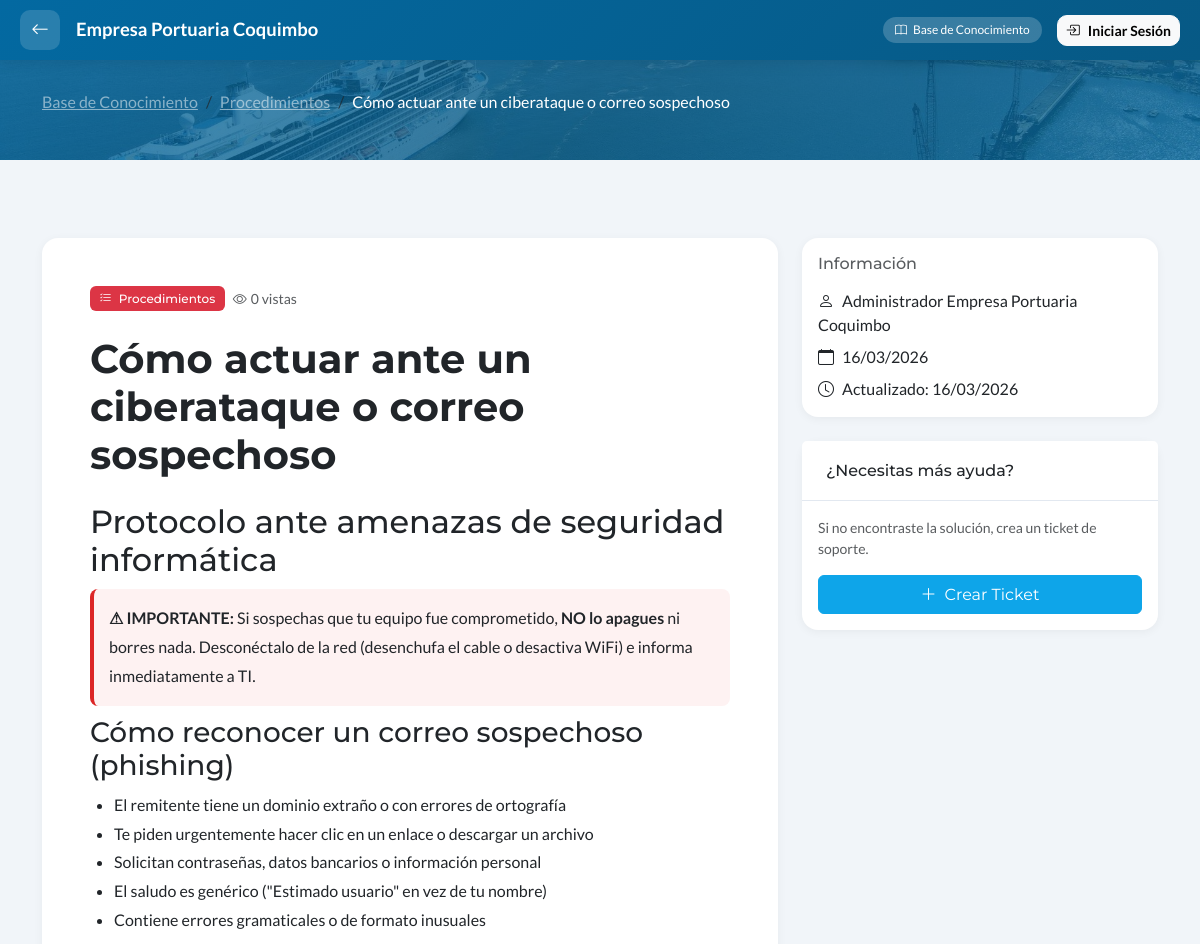
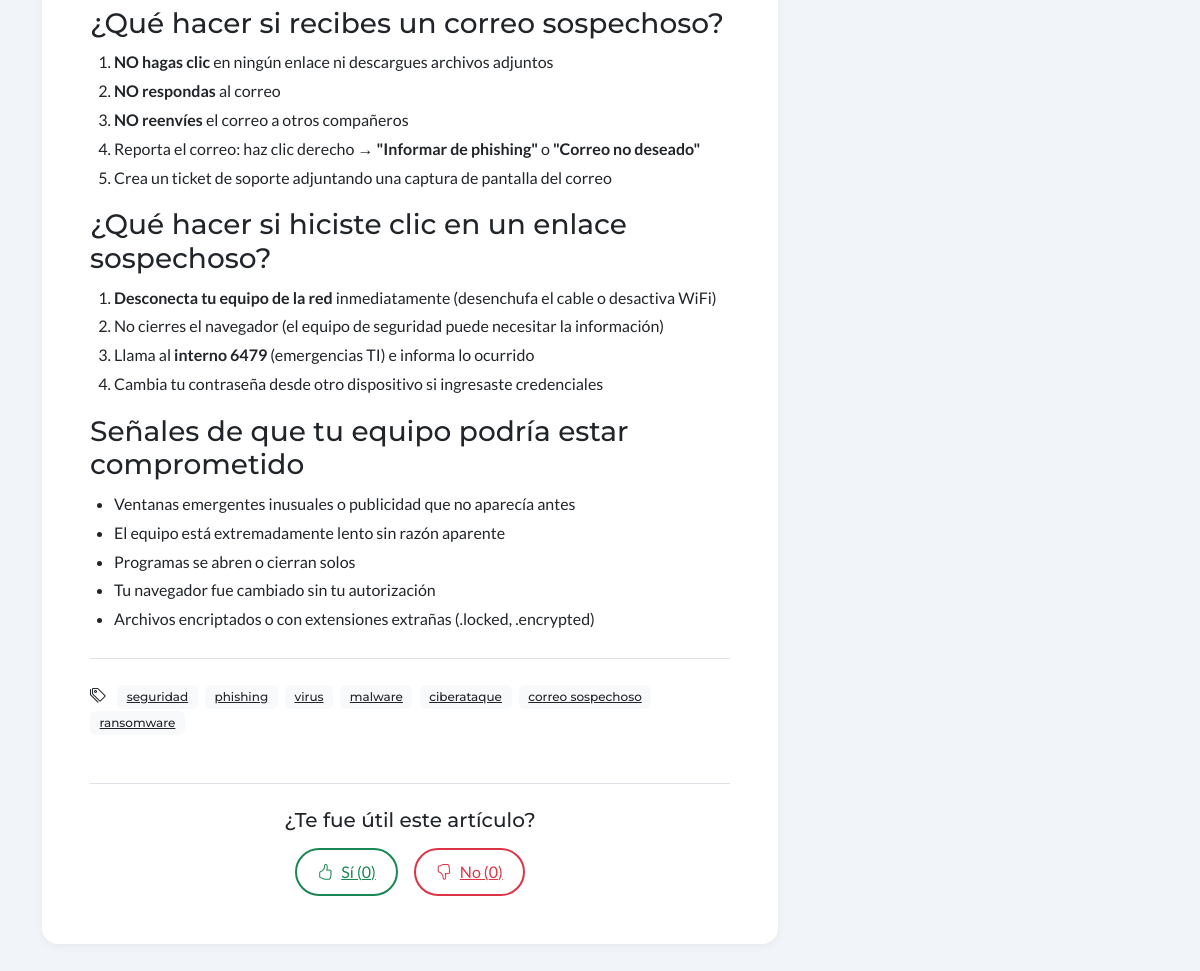
The app's page /base_conocimiento.php?article=10, older data (2 pictures, top to bottom).
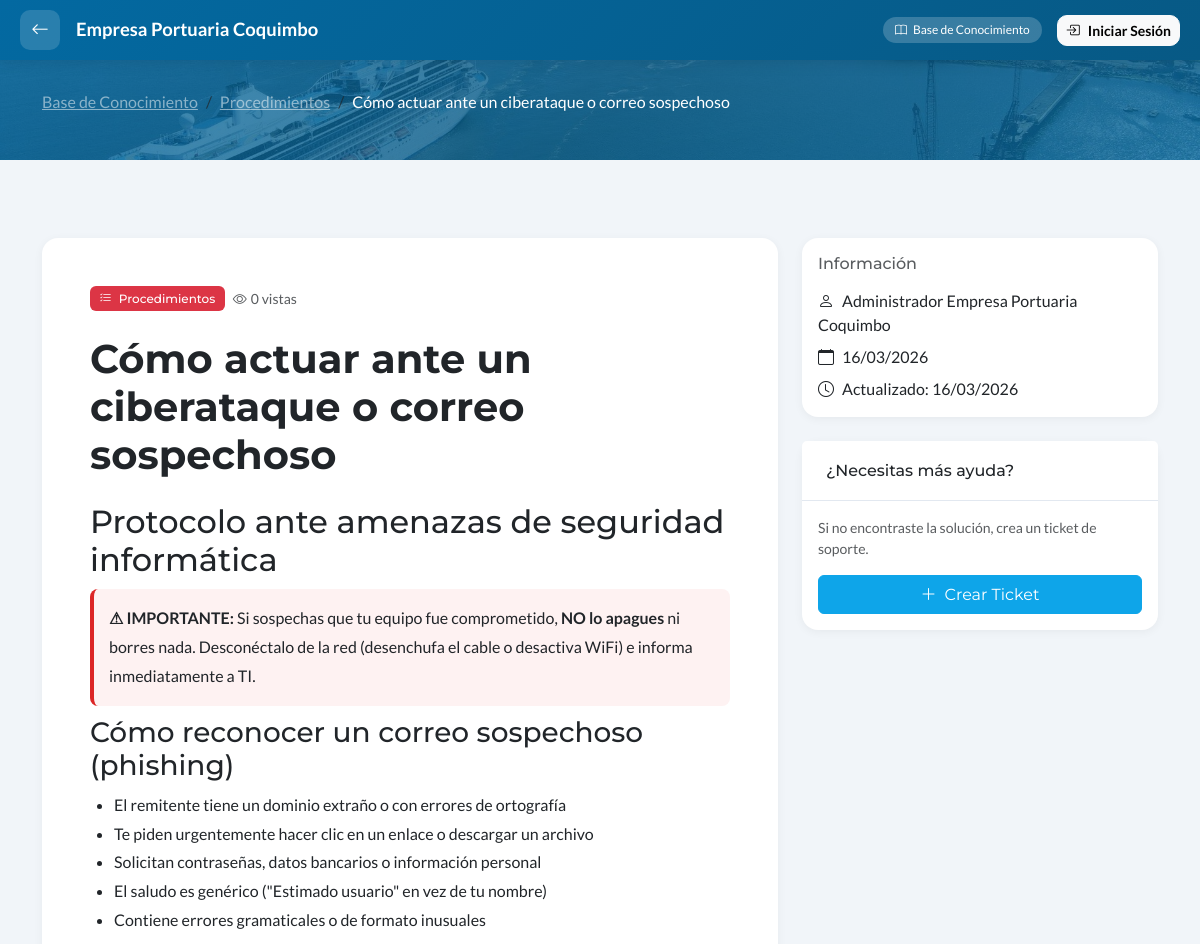
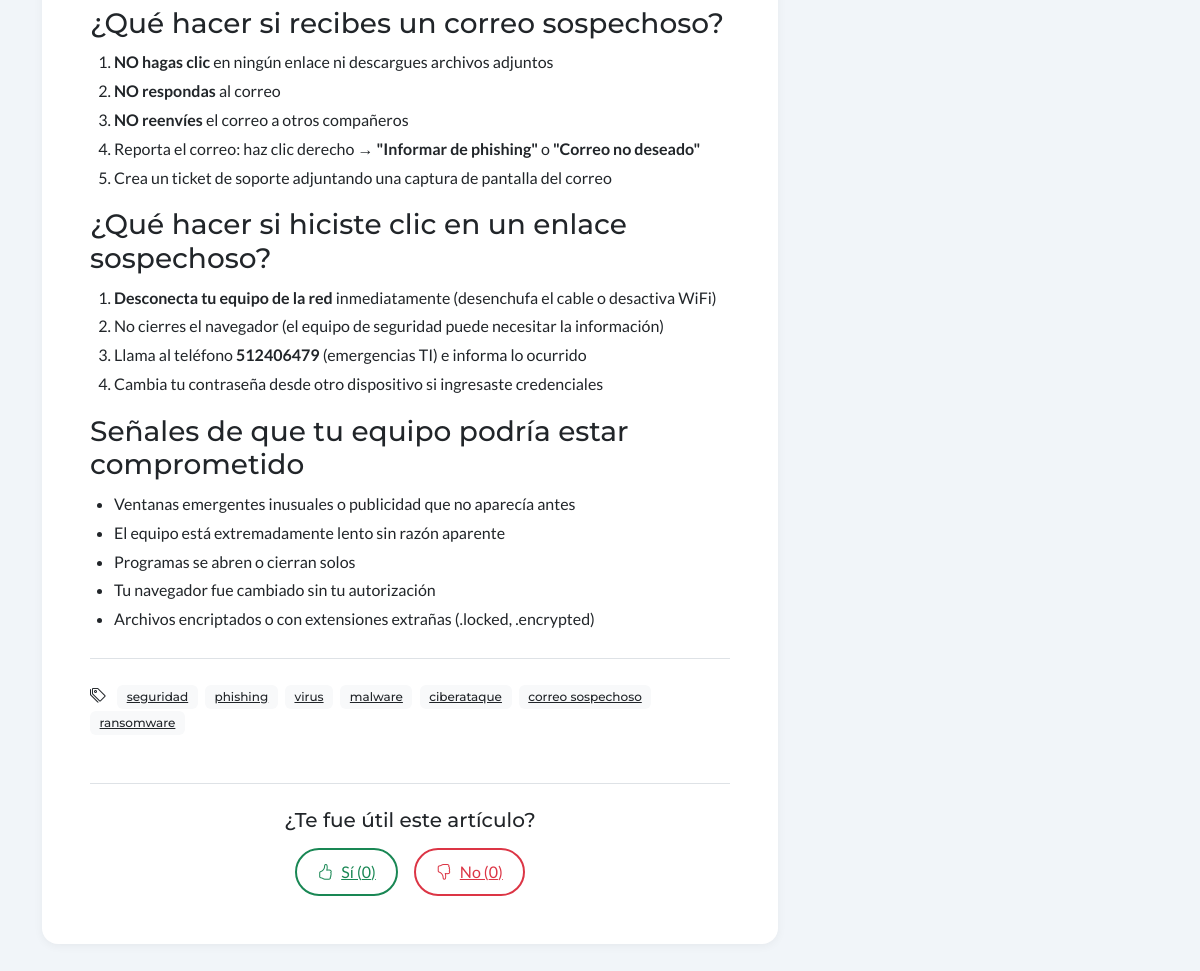
The same page, newer data (2 pictures, top to bottom).
### tables this page shows
CREATE TABLE IF NOT EXISTS knowledge_base (
    id INT AUTO_INCREMENT PRIMARY KEY,
    title VARCHAR(200) NOT NULL,
    slug VARCHAR(200) NOT NULL UNIQUE,
    content TEXT NOT NULL,
    excerpt VARCHAR(500) DEFAULT NULL,
    category ENUM('hardware', 'software', 'red', 'acceso', 'general', 'procedimientos') DEFAULT 'general',
    tags VARCHAR(500) DEFAULT NULL,
    author_id INT DEFAULT NULL,
    views INT DEFAULT 0,
    helpful_yes INT DEFAULT 0,
    helpful_no INT DEFAULT 0,
    is_published TINYINT(1) DEFAULT 1,
    is_featured TINYINT(1) DEFAULT 0,
    related_articles VARCHAR(200) DEFAULT NULL,
    created_at TIMESTAMP DEFAULT CURRENT_TIMESTAMP,
    updated_at TIMESTAMP DEFAULT CURRENT_TIMESTAMP ON UPDATE CURRENT_TIMESTAMP,
    FOREIGN KEY (author_id) REFERENCES users(id) ON DELETE SET NULL,
    INDEX idx_category (category),
    INDEX idx_published (is_published),
    FULLTEXT INDEX idx_search (title, content, tags)
);

CREATE TABLE IF NOT EXISTS users (
    id INT AUTO_INCREMENT PRIMARY KEY,
    name VARCHAR(100) NOT NULL,
    username VARCHAR(50) NOT NULL UNIQUE,
    email VARCHAR(150) NOT NULL UNIQUE,
    password VARCHAR(255) NOT NULL,
    role ENUM('admin', 'soporte', 'social', 'denuncia', 'user') NOT NULL DEFAULT 'user',
    is_active TINYINT(1) DEFAULT 1,
    last_login TIMESTAMP NULL,
    login_attempts INT DEFAULT 0,
    locked_until TIMESTAMP NULL,
    birthday DATE DEFAULT NULL,
    phone VARCHAR(20) DEFAULT NULL,
    department VARCHAR(100) DEFAULT NULL,
    position VARCHAR(100) DEFAULT NULL,
    avatar VARCHAR(255) DEFAULT NULL,
    bio TEXT DEFAULT NULL,
    created_at TIMESTAMP DEFAULT CURRENT_TIMESTAMP,
    updated_at TIMESTAMP DEFAULT CURRENT_TIMESTAMP ON UPDATE CURRENT_TIMESTAMP,
    INDEX idx_username (username),
    INDEX idx_email (email),
    INDEX idx_role (role)
);

### includes/autenticacion.php (called while the page is built, shortened)
<?php
function isLoggedIn() {
    return isset($_SESSION['logged_in']) && $_SESSION['logged_in'] === true;
}
?>

### public/base_conocimiento.php (the view, shortened to what this page needs)
<?php
require_once '../includes/bootstrap.php';
$user = isLoggedIn() ? getCurrentUser() : null;
$isAdmin = $user && in_array($user['role'], ['admin', 'soporte']);
$article = null;
if (isset($_GET['article'])) {
    $articleId = (int)$_GET['article'];
    $stmt = $pdo->prepare('SELECT kb.*, u.name as author_name FROM knowledge_base kb LEFT JOIN users u ON kb.author_id = u.id WHERE kb.id = ?');
    $stmt->execute([$articleId]);
    $article = $stmt->fetch();
}
$where = $isAdmin ? '1=1' : 'is_published = 1';
$params = [];
$stmt = $pdo->prepare("
    SELECT kb.*, u.name as author_name
    FROM knowledge_base kb
    LEFT JOIN users u ON kb.author_id = u.id
    WHERE $where
    ORDER BY is_featured DESC, views DESC, created_at DESC
");
$stmt->execute($params);
$articles = $stmt->fetchAll();
$categories = [
    'general' => ['name' => 'General', 'icon' => 'info-circle', 'color' => 'secondary'],
    'hardware' => ['name' => 'Hardware', 'icon' => 'pc-display', 'color' => 'primary'],
    'software' => ['name' => 'Software', 'icon' => 'window', 'color' => 'info'],
    'red' => ['name' => 'Red', 'icon' => 'wifi', 'color' => 'success'],
    'acceso' => ['name' => 'Acceso', 'icon' => 'key', 'color' => 'warning'],
    'procedimientos' => ['name' => 'Procedimientos', 'icon' => 'list-check', 'color' => 'danger'],
];
?>
<!DOCTYPE html>
<html lang="es">
<head>
    <link href="https://cdn.jsdelivr.net/npm/bootstrap@5.3.2/dist/css/bootstrap.min.css" rel="stylesheet">
    <link href="https://cdn.jsdelivr.net/npm/bootstrap-icons@1.11.1/font/bootstrap-icons.css" rel="stylesheet">
    <link href="css/intranet.css" rel="stylesheet">
</head>
<body class="<?= $user ? 'has-sidebar' : '' ?>">
    <?php if ($user): ?>
        <?php include '../includes/barra_lateral.php'; ?>
    <?php else: ?>
        <div class="epco-topbar">
            <div class="d-flex align-items-center gap-3">
                <a href="soporte.php" class="topbar-back-btn" title="Volver a Soporte">
                    <i class="bi bi-arrow-left"></i>
                </a>
                <span class="logo-text" style="font-size: 1.15rem; font-weight: 700; color: white;">Empresa Portuaria Coquimbo</span>
            </div>
            <div class="topbar-right">
                <span class="topbar-badge">
                    <i class="bi bi-book"></i>
                    Base de Conocimiento
                </span>
                <a href="iniciar_sesion.php" class="btn btn-light btn-sm d-flex align-items-center gap-2" style="border-radius: 10px; font-weight: 600;">
                    <i class="bi bi-box-arrow-in-right"></i>
                    <span class="d-none d-sm-inline">Iniciar Sesión</span>
                </a>
            </div>
        </div>
    <?php endif; ?>
    <?php if ($article): ?>
    <div class="page-header" style="padding: 30px 0;">
        <div class="container position-relative">
            <nav aria-label="breadcrumb">
                <ol class="breadcrumb mb-3">
                    <li class="breadcrumb-item"><a href="base_conocimiento.php" class="text-white-50">Base de Conocimiento</a></li>
                    <li class="breadcrumb-item"><a href="?category=<?= $article['category'] ?>" class="text-white-50"><?= $categories[$article['category']]['name'] ?? 'General' ?></a></li>
                    <li class="breadcrumb-item active text-white"><?= htmlspecialchars($article['title']) ?></li>
                </ol>
            </nav>
        </div>
    </div>
    <div class="container py-5">
        <div class="row">
            <div class="col-lg-8">
                <div class="card">
                    <div class="card-body p-5">
                        <div class="d-flex align-items-center mb-4">
                            <span class="badge bg-<?= $categories[$article['category']]['color'] ?? 'secondary' ?> me-2">
                                <i class="bi bi-<?= $categories[$article['category']]['icon'] ?? 'info-circle' ?> me-1"></i>
                                <?= $categories[$article['category']]['name'] ?? 'General' ?>
                            </span>
                            <small class="text-muted">
                                <i class="bi bi-eye me-1"></i><?= number_format($article['views']) ?> vistas
                            </small>
                        </div>
                        <h1 class="fw-bold mb-4"><?= htmlspecialchars($article['title']) ?></h1>
                        <div class="article-content">
                            <?= $article['content'] ?>
                        </div>
                        <?php if ($article['tags']): ?>
                        <div class="mt-4 pt-4 border-top">
                            <i class="bi bi-tags me-2"></i>
                            <?php foreach (explode(',', $article['tags']) as $tag): ?>
                            <a href="?search=<?= urlencode(trim($tag)) ?>" class="badge bg-light text-dark me-1"><?= htmlspecialchars(trim($tag)) ?></a>
                            <?php endforeach; ?>
                        </div>
                        <?php endif; ?>
                        <div class="mt-5 pt-4 border-top text-center">
                            <h5 class="mb-3">¿Te fue útil este artículo?</h5>
                            <div class="d-flex justify-content-center gap-3">
                                <a href="?helpful=yes&article_id=<?= $article['id'] ?>" class="helpful-btn border-success text-success">
                                    <i class="bi bi-hand-thumbs-up me-2"></i>Sí (<?= $article['helpful_yes'] ?>)
                                </a>
                                <a href="?helpful=no&article_id=<?= $article['id'] ?>" class="helpful-btn border-danger text-danger">
                                    <i class="bi bi-hand-thumbs-down me-2"></i>No (<?= $article['helpful_no'] ?>)
                                </a>
                            </div>
                        </div>
                    </div>
                </div>
            </div>
            <div class="col-lg-4">
                <div class="card mb-4">
                    <div class="card-body">
                        <h6 class="text-muted mb-3">Información</h6>
                        <p class="mb-2"><i class="bi bi-person me-2"></i><?= htmlspecialchars($article['author_name'] ?? 'Sistema') ?></p>
                        <p class="mb-2"><i class="bi bi-calendar me-2"></i><?= date('d/m/Y', strtotime($article['created_at'])) ?></p>
                        <p class="mb-0"><i class="bi bi-clock me-2"></i>Actualizado: <?= date('d/m/Y', strtotime($article['updated_at'])) ?></p>
                    </div>
                </div>
                <div class="card">
                    <div class="card-header bg-white">
                        <h6 class="mb-0">¿Necesitas más ayuda?</h6>
                    </div>
                    <div class="card-body">
                        <p class="text-muted small">Si no encontraste la solución, crea un ticket de soporte.</p>
                        <a href="crear_ticket.php" class="btn btn-primary w-100">
                            <i class="bi bi-plus-lg me-2"></i>Crear Ticket
                        </a>
                    </div>
                </div>
            </div>
        </div>
    </div>
    <?php endif; ?>
</body>
</html>

### public/css/intranet.css (style rules this page uses)
:root { --primary: #0ea5e9; --primary-light: #0284c7; --primary-lighter: #2d4a6f; --accent: #3b82f6; --success: #10b981; --warning: #f59e0b; --danger: #ef4444; --gray-50: #f8fafc; --gray-100: #f1f5f9; --gray-200: #e2e8f0; --gray-300: #cbd5e1; --gray-400: #94a3b8; --gray-500: #64748b; --gray-600: #475569; --gray-700: #334155; --gray-800: #1e293b; --gray-900: #0f172a; }
* { font-family: 'Lato', sans-serif; }
h1, h2, h3, h4, h5, h6, .fw-bold, .fw-semibold, .navbar-brand, .btn, .badge { font-family: 'Montserrat', sans-serif; }
html { overflow-y: scroll; }
body { background: var(--gray-100); min-height: 100vh; }
.card { border: none; border-radius: 16px; box-shadow: 0 4px 15px rgba(0,0,0,0.05); transition: all 0.3s ease; }
.card-header { background: white; border-bottom: 1px solid var(--gray-200); padding: 1.25rem 1.5rem; font-weight: 600; }
.btn-primary { background: var(--primary); border-color: var(--primary); }
.badge { font-weight: 500; padding: 0.5em 0.8em; }
.page-header { background: linear-gradient(135deg, var(--primary) 0%, var(--primary-light) 100%); color: white; padding: 40px 0; margin-bottom: 30px; }
.page-header .breadcrumb { background: transparent; margin-bottom: 0; }
.page-header .breadcrumb-item a { color: rgba(255,255,255,0.7); }
.page-header .breadcrumb-item.active { color: white; }

### public/base_conocimiento.php (style rules this page uses)
.epco-topbar { position: fixed; top: 0; left: 0; right: 0; height: 60px; background: linear-gradient(135deg, #0369a1 0%, #075985 100%); z-index: 1001; display: flex; align-items: center; justify-content: space-between; padding: 0 20px; box-shadow: 0 2px 15px rgba(0,0,0,0.1); }
.topbar-back-btn { width: 40px; height: 40px; background: rgba(255,255,255,0.15); border-radius: 10px; display: flex; align-items: center; justify-content: center; color: white; text-decoration: none; transition: all 0.3s ease; font-size: 1.1rem; }
.topbar-right { display: flex; align-items: center; gap: 15px; }
.topbar-badge { background: rgba(255,255,255,0.2); color: white; font-size: 0.75rem; padding: 4px 12px; border-radius: 20px; display: flex; align-items: center; gap: 6px; }
body { padding-top: 60px !important; }
.page-header { margin-top: 0 !important; }

Row changes from the older to the newer data that the page shows:
changed knowledge_base "Cómo actuar ante un ciberataque o correo sospechoso": content "…la información) Llama al interno 6479 (emergencias TI) e informa…" → "…la información) Llama al teléfono 512406479 (emergencias TI) e informa…"
